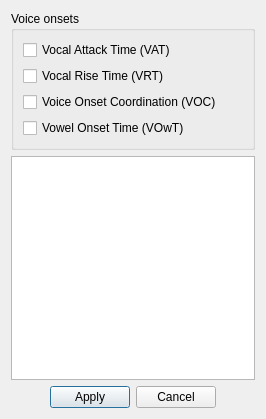
<?xml version="1.0" encoding="UTF-8"?>
<ui version="4.0">
 <class>VoiceOnsetsWindow</class>
 <widget class="QDialog" name="VoiceOnsetsWindow">
  <property name="geometry">
   <rect>
    <x>0</x>
    <y>0</y>
    <width>266</width>
    <height>419</height>
   </rect>
  </property>
  <property name="windowTitle">
   <string>Dialog</string>
  </property>
  <layout class="QGridLayout" name="gridLayout_2">
   <item row="1" column="0">
    <widget class="QTextEdit" name="textDescription">
     <property name="sizePolicy">
      <sizepolicy hsizetype="Expanding" vsizetype="Expanding">
       <horstretch>0</horstretch>
       <verstretch>0</verstretch>
      </sizepolicy>
     </property>
     <property name="font">
      <font>
       <pointsize>12</pointsize>
      </font>
     </property>
     <property name="readOnly">
      <bool>true</bool>
     </property>
    </widget>
   </item>
   <item row="2" column="0">
    <layout class="QHBoxLayout" name="horizontalLayout">
     <item>
      <spacer name="horizontalSpacer_2">
       <property name="orientation">
        <enum>Qt::Horizontal</enum>
       </property>
       <property name="sizeHint" stdset="0">
        <size>
         <width>40</width>
         <height>20</height>
        </size>
       </property>
      </spacer>
     </item>
     <item>
      <widget class="QPushButton" name="btnComputeOnsets">
       <property name="text">
        <string>Apply</string>
       </property>
      </widget>
     </item>
     <item>
      <widget class="QPushButton" name="btnCancel">
       <property name="text">
        <string>Cancel</string>
       </property>
      </widget>
     </item>
     <item>
      <spacer name="horizontalSpacer">
       <property name="orientation">
        <enum>Qt::Horizontal</enum>
       </property>
       <property name="sizeHint" stdset="0">
        <size>
         <width>40</width>
         <height>20</height>
        </size>
       </property>
      </spacer>
     </item>
    </layout>
   </item>
   <item row="0" column="0">
    <widget class="QGroupBox" name="groupBox_2">
     <property name="title">
      <string>Voice onsets</string>
     </property>
     <layout class="QGridLayout" name="gridLayout_3">
      <item row="2" column="0">
       <widget class="QCheckBox" name="check_Onset_VOC">
        <property name="text">
         <string>Voice Onset Coordination (VOC)</string>
        </property>
       </widget>
      </item>
      <item row="1" column="0">
       <widget class="QCheckBox" name="check_Onset_VRT">
        <property name="text">
         <string>Vocal Rise Time (VRT)</string>
        </property>
       </widget>
      </item>
      <item row="0" column="0">
       <widget class="QCheckBox" name="check_Onset_VAT">
        <property name="toolTip">
         <string>Requires Acoustic and EGG signals</string>
        </property>
        <property name="text">
         <string>Vocal Attack Time (VAT)</string>
        </property>
       </widget>
      </item>
      <item row="3" column="0">
       <widget class="QCheckBox" name="check_Onset_VOwT">
        <property name="toolTip">
         <string>Only vowels</string>
        </property>
        <property name="text">
         <string>Vowel Onset Time (VOwT)</string>
        </property>
       </widget>
      </item>
     </layout>
    </widget>
   </item>
  </layout>
 </widget>
 <resources/>
 <connections/>
</ui>
